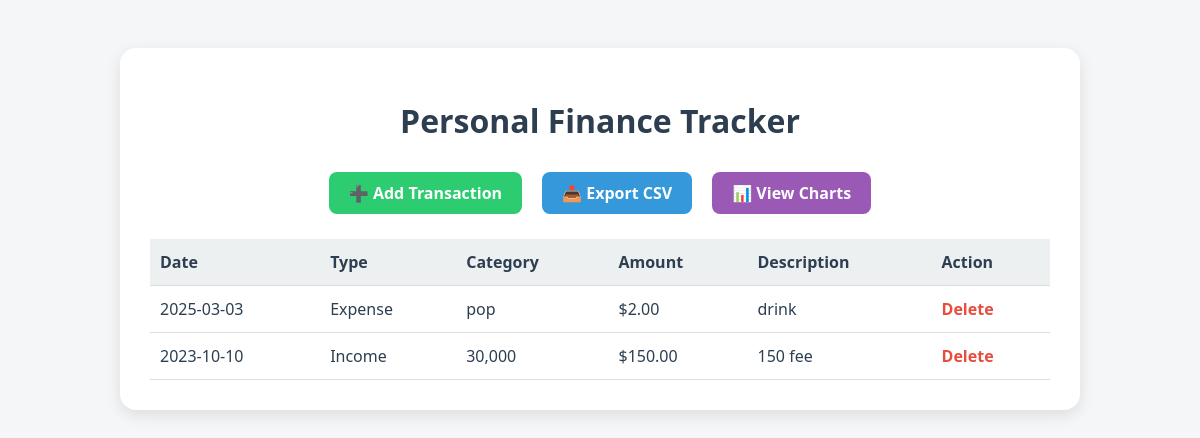
Before: / with the older database file.
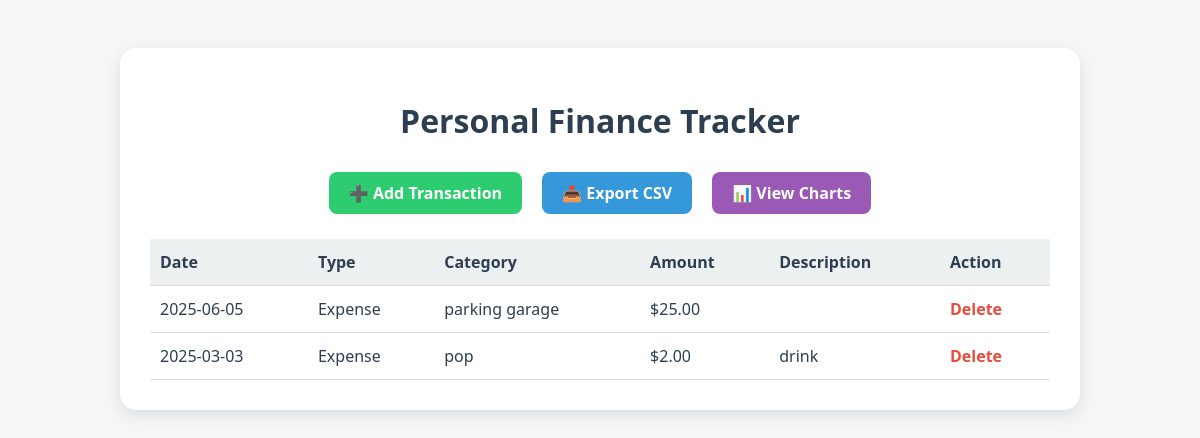
After: the same page with the newer database file.
### tables this page shows
CREATE TABLE transactions (
        id INTEGER PRIMARY KEY AUTOINCREMENT,
        date TEXT NOT NULL,
        type TEXT NOT NULL,
        category TEXT NOT NULL,
        amount REAL NOT NULL,
        description TEXT
    );

### app.py (the view)
@app.route('/')
def index():
    with sqlite3.connect(DB_NAME) as conn:
        c = conn.cursor()
        c.execute("SELECT * FROM transactions ORDER BY date DESC")
        transactions = c.fetchall()
    return render_template('index.html', transactions=transactions)

### templates/index.html (shortened to what this page needs)
<!DOCTYPE html>
<html lang="en">
<head>
</head>
<body>
    <div class="container">
        <h1>Personal Finance Tracker</h1>
        <div class="btn-group">
            <a href="{{ url_for('add_transaction') }}" class="button add">➕ Add Transaction</a>
            <a href="{{ url_for('export_csv') }}" class="button export">📤 Export CSV</a>
            <a href="{{ url_for('charts') }}" class="button charts">📊 View Charts</a>
        </div>
        <table>
            <thead>
                <tr>
                    <th>Date</th>
                    <th>Type</th>
                    <th>Category</th>
                    <th>Amount</th>
                    <th>Description</th>
                    <th>Action</th>
                </tr>
            </thead>
            <tbody>
                {% for t in transactions %}
                    <tr>
                        <td>{{ t[1] }}</td>
                        <td>{{ t[2].capitalize() }}</td>
                        <td>{{ t[3] }}</td>
                        <td>${{ "%.2f"|format(t[4]) }}</td>
                        <td>{{ t[5] }}</td>
                        <td><a href="{{ url_for('delete_transaction', id=t[0]) }}" class="delete-link">Delete</a></td>
                    </tr>
                {% else %}
                    <tr>
                        <td colspan="6" style="text-align:center; color: #7f8c8d;">No transactions found.</td>
                    </tr>
                {% endfor %}
            </tbody>
        </table>
    </div>
</body>
</html>

### templates/index.html (style rules this page uses)
body { background-color: #f4f6f8; font-family: 'Segoe UI', Tahoma, Geneva, Verdana, sans-serif; padding: 40px; color: #2c3e50; }
.container { background: white; padding: 30px; border-radius: 16px; max-width: 900px; margin: 0 auto; box-shadow: 0 5px 15px rgba(0, 0, 0, 0.1); }
h1 { text-align: center; margin-bottom: 30px; }
.btn-group { display: flex; justify-content: center; gap: 20px; margin-bottom: 25px; }
a.button { padding: 10px 20px; text-decoration: none; border-radius: 8px; color: white; font-weight: bold; transition: background-color 0.2s; }
a.add { background-color: #2ecc71; }
a.export { background-color: #3498db; }
a.charts { background-color: #9b59b6; }
table { width: 100%; border-collapse: collapse; }
th, td { padding: 12px 10px; text-align: left; border-bottom: 1px solid #ddd; }
th { background-color: #ecf0f1; }
.delete-link { color: #e74c3c; text-decoration: none; font-weight: bold; }

Changed rows visible on the page:
removed transactions: date "2023-10-10", type "Income", category "30,000", amount "150.00", description "150 fee"
added transactions: date "2025-06-05", type "Expense", category "parking garage", amount "25.00"
